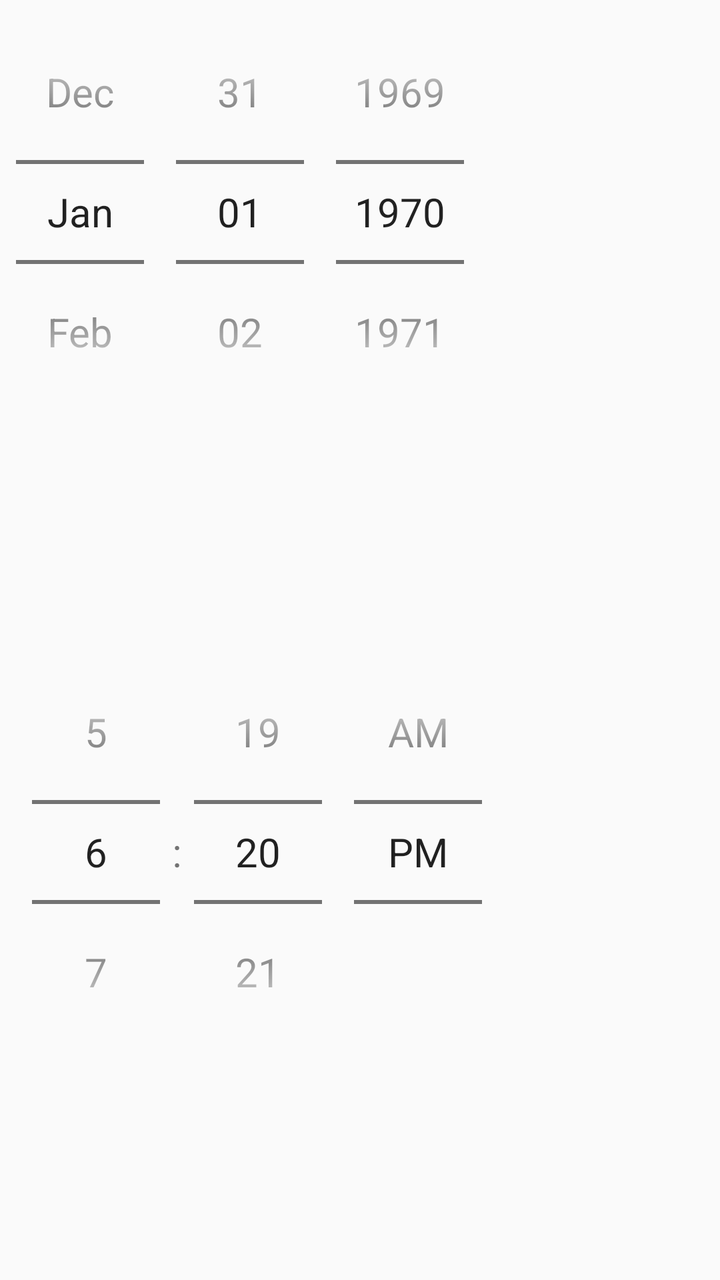
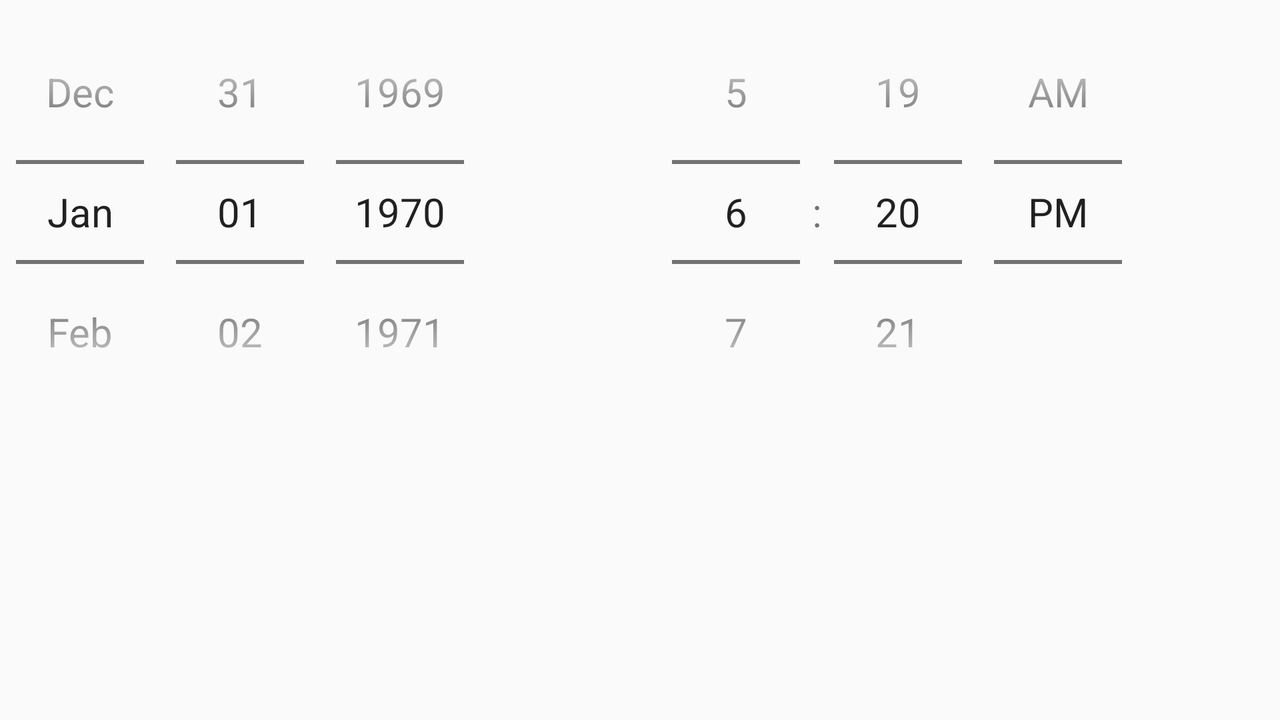

One screen, two layout resources from the same app: the default and the author's alternative for another configuration. Each is rendered where Android would select it; the XML of both is given below.
<!-- AndroidManifest.xml: application theme AppTheme -->
<!-- res/layout/dialog_date_time.xml -->
<?xml version="1.0" encoding="utf-8"?>
<LinearLayout
    xmlns:android="http://schemas.android.com/apk/res/android"
    android:layout_height="match_parent"
    android:layout_width="match_parent"
    android:gravity="center"
    android:orientation="vertical">

    <RelativeLayout
        android:layout_width="match_parent"
        android:layout_height="0dp"
        android:layout_weight="1">
        <DatePicker
            android:id="@+id/dialog_date_date_picker"
            android:layout_width="wrap_content"
            android:layout_height="wrap_content"
            android:datePickerMode="spinner"
            android:calendarViewShown="false"/>
    </RelativeLayout>
    <RelativeLayout
        android:layout_width="match_parent"
        android:layout_height="0dp"
        android:layout_weight="1">
        <TimePicker
            android:id="@+id/dialog_date_time_picker"
            android:layout_width="wrap_content"
            android:layout_height="wrap_content"
            android:timePickerMode="spinner"/>
    </RelativeLayout>

</LinearLayout>
<!-- resources referenced by this layout -->
<resources>
  <style name="AppTheme" parent="Theme.AppCompat.Light.DarkActionBar">
          
          
          <item name="android:textSize">20sp</item>
  
      </style>
</resources>
<!-- res/layout-land/dialog_date_time.xml (the author's variant of the layout above) -->
<!-- drawn on the phone turned sideways -->
<?xml version="1.0" encoding="utf-8"?>
<LinearLayout
    xmlns:android="http://schemas.android.com/apk/res/android"
    android:layout_height="match_parent"
    android:layout_width="match_parent"
    android:layout_gravity="center"
    android:orientation="horizontal">

    <RelativeLayout
        android:layout_width="0dp"
        android:layout_height="match_parent"
        android:layout_weight="0.5">
        <DatePicker
            android:id="@+id/dialog_date_date_picker"
            android:layout_width="wrap_content"
            android:layout_height="wrap_content"
            android:datePickerMode="spinner"
            android:calendarViewShown="false"/>
    </RelativeLayout>

    <RelativeLayout
        android:layout_width="0dp"
        android:layout_height="match_parent"
        android:layout_weight="0.5">
        <TimePicker
            android:id="@+id/dialog_date_time_picker"
            android:layout_width="wrap_content"
            android:layout_height="wrap_content"
            android:timePickerMode="spinner"/>
    </RelativeLayout>

</LinearLayout>
